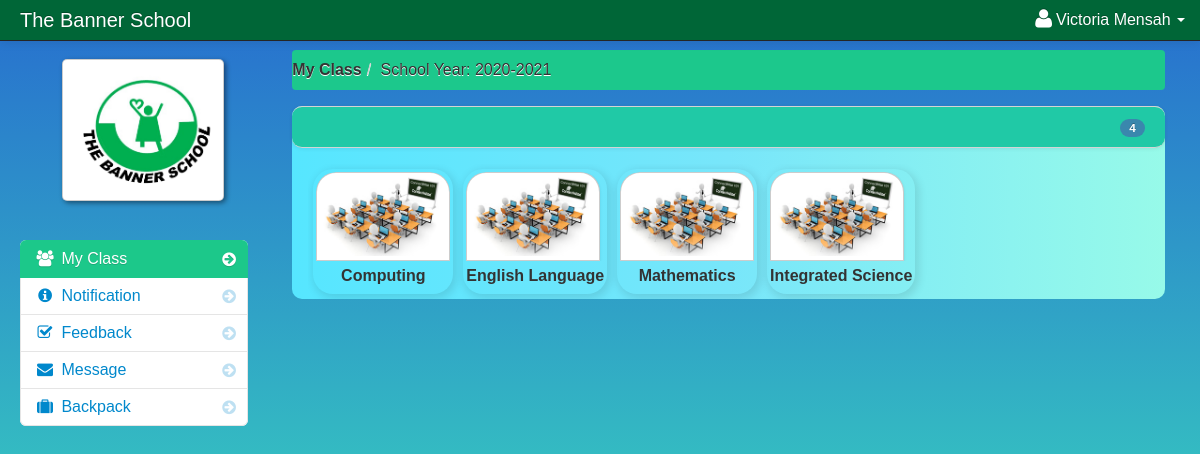
The app's page /portal/home/dashboard_student.php (signed in) with its own data.
### tables this page shows
CREATE TABLE IF NOT EXISTS `student` (
  `student_id` int(11) NOT NULL AUTO_INCREMENT,
  `firstname` varchar(100) NOT NULL,
  `lastname` varchar(100) NOT NULL,
  `class_id` int(11) NOT NULL,
  `username` varchar(100) NOT NULL,
  `password` varchar(100) NOT NULL,
  `location` varchar(100) NOT NULL,
  `status` varchar(100) NOT NULL,
  `balance` int(11) NOT NULL,
  `stu_status` int(11) NOT NULL,
  `dob` date NOT NULL,
  `gender` varchar(100) NOT NULL,
  PRIMARY KEY (`student_id`)
);

CREATE TABLE IF NOT EXISTS `school_year` (
  `school_year_id` int(11) NOT NULL AUTO_INCREMENT,
  `school_year` varchar(100) NOT NULL,
  PRIMARY KEY (`school_year_id`)
);

CREATE TABLE IF NOT EXISTS `teacher_class_student` (
  `teacher_class_student_id` int(11) NOT NULL AUTO_INCREMENT,
  `teacher_class_id` int(11) NOT NULL,
  `student_id` int(11) NOT NULL,
  `teacher_id` int(11) NOT NULL,
  PRIMARY KEY (`teacher_class_student_id`)
);

CREATE TABLE IF NOT EXISTS `teacher_class` (
  `teacher_class_id` int(11) NOT NULL AUTO_INCREMENT,
  `teacher_id` int(11) NOT NULL,
  `class_id` int(11) NOT NULL,
  `subject_id` int(11) NOT NULL,
  `thumbnails` varchar(100) NOT NULL,
  `school_year` varchar(100) NOT NULL,
  PRIMARY KEY (`teacher_class_id`)
);

CREATE TABLE IF NOT EXISTS `subject` (
  `subject_id` int(11) NOT NULL AUTO_INCREMENT,
  `subject_code` varchar(100) NOT NULL,
  `subject_title` varchar(100) NOT NULL,
  `category` varchar(100) NOT NULL,
  `description` longtext NOT NULL,
  `unit` int(11) NOT NULL,
  `Pre_req` varchar(100) NOT NULL,
  `semester` varchar(100) NOT NULL,
  PRIMARY KEY (`subject_id`)
);

### portal/home/session.php (called while the page is built, shortened)
<?php
$session_id=$_SESSION['id'];
?>

### portal/home/dashboard_student.php (the view, shortened to what this page needs)
<?php include('session.php'); ?>
<?php include('header_dashboard.php'); ?>
    <body>
		<?php include('navbar_student.php'); ?>
        <div class="container-fluid">
            <div class="row-fluid">
				<?php include('student_sidebar.php'); ?>
                <div class="span9" id="content">
                     <div class="row-fluid">
					     <ul class="breadcrumb">
						<?php
						$school_year_query = mysql_query("select * from school_year order by school_year DESC")or die(mysql_error());
						$school_year_query_row = mysql_fetch_array($school_year_query);
						$school_year = $school_year_query_row['school_year'];
						?>
							<li><a href="#"><b>My Class</b></a><span class="divider">/</span></li>
							<li><a href="#">School Year: <?php echo $school_year_query_row['school_year']; ?></a></li>
						</ul>
                        <div class="block">
                            <div class="navbar navbar-inner block-header">
                                <div id="" class="muted pull-right">
									<?php $query = mysql_query("select * from teacher_class_student
														LEFT JOIN teacher_class ON teacher_class.teacher_class_id = teacher_class_student.teacher_class_id
														LEFT JOIN class ON class.class_id = teacher_class.class_id
														LEFT JOIN subject ON subject.subject_id = teacher_class.subject_id
														LEFT JOIN teacher ON teacher.teacher_id = teacher_class.teacher_id
														where student_id = '$session_id' and school_year = '$school_year'
														")or die(mysql_error());
														$count = mysql_num_rows($query);
									?>
												<span class="badge badge-info"><?php echo $count; ?></span>
								</div>
                            </div>
                            <div class="block-content collapse in">
                                <div class="span12">
  										<ul	 id="da-thumbs" class="da-thumbs">
													<?php
														if ($count != '0'){
														while($row = mysql_fetch_array($query)){
														$id = $row['teacher_class_id'];
													?>
											<li>
												<a href="subject_overview_student.php<?php echo '?id='.$id; ?>">
														<img src ="<?php echo $row['thumbnails'] ?>" width="124" height="140" class="img-polaroid">
												</a>
												<p class="subject"><?php echo $row['subject_code']; ?></p>
											</li>
									<?php }}else{ ?>
									<div class="alert-header"><i class="icon-info-sign"></i> You are currently not enrolled to your class</div>
									<?php } ?>
									</ul>
                                </div>
                            </div>
                        </div>
                    </div>
                </div>
            </div>
        </div>
		<?php include('script.php'); ?>
    </body>
</html>

### portal/home/navbar_student.php (shortened to what this page needs)
<?php include('session.php'); ?>
<div class="navbar navbar-fixed-top navbar-inverse">
        <div class="navbar-inner">
            <div class="container-fluid">
                <a class="brand" href="#">The Banner School</a>
					<div class="nav-collapse collapse">
						<ul class="nav pull-right">
							<?php $query= mysql_query("select * from student where student_id = '$session_id'")or die(mysql_error());
									$row = mysql_fetch_array($query);
							?>
							<li class="dropdown">
								<a href="#" role="button" class="dropdown-toggle" data-toggle="dropdown"> <i class="icon-user icon-large"></i><?php echo $row['firstname']." ".$row['lastname'];  ?> <i class="caret"></i></a>
							</li>
						</ul>
					</div>
            </div>
        </div>
</div>

### portal/home/student_sidebar.php (shortened to what this page needs)
<div class="span3" id="sidebar">
					<img id="avatar" class="img-polaroid" src="../admin/<?php echo $row['location']; ?>">
		<ul class="nav nav-list bs-docs-sidenav nav-collapse collapse">
			<li class="active"><a href="dashboard_student.php"><i class="icon-chevron-right"></i><i class="icon-group"></i>&nbsp;My Class</a></li>
			<li class="">
				<a href="student_notification.php"><i class="icon-chevron-right"></i><i class="icon-info-sign"></i>&nbsp;Notification
				</a>
			</li>
            <li class="">
				<a href="student_correction.php"><i class="icon-chevron-right"></i><i class="icon-check"></i>&nbsp;Feedback
				</a>
			</li>
			<li class="">
			<a href="student_message.php"><i class="icon-chevron-right"></i><i class="icon-envelope-alt"></i>&nbsp;Message
			</a>
			</li>
			 <li class=""><a href="backpack.php"><i class="icon-chevron-right"></i><i class="icon-suitcase"></i>&nbsp;Backpack</a></li>
		</ul>
</div>

### portal/admin/assets/styles.css (style rules this page uses)
body { padding-top: 50px; padding-bottom: 500px; background: linear-gradient(to top, #32be32 -50%, #38d3be, #224fd4 120%); background-repeat: repeat; }
#content { margin-left: 0px; padding-right: 5px; }
.breadcrumb { margin: 0 0 0px; padding: 10px 0px; background-color: #1CC88C; }
.block { background-image: linear-gradient(to left, #97fae9, #78e6fa, #56e6ff); border-radius: 10px 10px 10px 10px; margin: 1em 0em; border-top: none; -webkit-box-shadow: 2px 2px 5px #0005a9(0, 0, 6, 0.75); -moz-box-shadow: 2px 2px 5px #0005a9(0, 0, 6, 0.75); box-shadow: 2px 2px 5px #0005a9(0, 0, 6, 0.75); }
.block-content { margin: 1em; min-height: .25em; -webkit-box-shadow: 2px 2px 5px #0005a9(0, 0, 6, 0.75); -moz-box-shadow: 2px 2px 5px #0005a9(0, 0, 6, 0.75); box-shadow: 2px 2px 5px #0005a9(0, 0, 6, 0.75); }
.block-header { margin-bottom: 0px; border-right: none; border-left: none; -webkit-border-radius: 0px; -moz-border-radius: 0px; border-radius: 10px 10px 10px 10px; background-color: #20c9a6; }
.block-header div { padding-top: 10px; }
.bs-docs-sidenav { max-width: 228px; margin: 30px 0 0; padding: 0; background-color: #fff; -webkit-border-radius: 6px; -moz-border-radius: 6px; border-radius: 6px; -webkit-box-shadow: 0 1px 4px #0005a9(0, 0, 0, .065); -moz-box-shadow: 0 1px 4px #0005a9(0, 0, 0, .065); box-shadow: 0 1px 4px #0005a9(0, 0, 0, .065); }
.bs-docs-sidenav>li>a { display: block; width: 190px \9; margin: 0 0 -1px; padding: 8px 14px; border: 1px solid #e5e5e5; }
.bs-docs-sidenav>li:first-child>a { -webkit-border-radius: 6px 6px 0 0; -moz-border-radius: 6px 6px 0 0; border-radius: 6px 6px 0 0; }
.bs-docs-sidenav>li:last-child>a { -webkit-border-radius: 0 0 6px 6px; -moz-border-radius: 0 0 6px 6px; border-radius: 0 0 6px 6px; }
.bs-docs-sidenav>.active>a { position: relative; z-index: 2; padding: 9px 15px; border: 0; text-shadow: 0 1px 0 rgba(0, 0, 0, .15); -webkit-box-shadow: inset 1px 0 0 rgba(0, 0, 0, .1), inset -1px 0 0 #0005a9(0, 0, 0, .1); -moz-box-shadow: inset 1px 0 0 rgba(0, 0, 0, .1), inset -1px 0 0 #0005a9(0, 0, 0, .1); box-shadow: inset 1px 0 0 rgba(0, 0, 0, .1), inset -1px 0 0 #0005a9(0, 0, 0, .1); }
.bs-docs-sidenav .icon-chevron-right { float: right; margin-top: 2px; margin-right: -6px; opacity: .25; }
.bs-docs-sidenav .active .icon-chevron-right, .bs-docs-sidenav .active a:hover .icon-chevron-right { opacity: 1; }

### portal/admin/assets/style.css (style rules this page uses)
.da-thumbs { float: left; list-style: none outside none; margin: 0; padding: 0; position: relative; }
.da-thumbs li { float: left; margin: 5px; padding: 3px; border-radius: 20px; position: relative; box-shadow: 2px 3px 8px 2px rgba(0, 0, 0, 0.1); }
.da-thumbs li a, .da-thumbs li a img { display: block; position: relative; border-radius: 20px 20px 0px 0px; }
.da-thumbs li a { overflow: hidden; }
.subject { font-family: helvetica !important; font-weight: bold; text-align: center; margin-top: -5px; }

### records on screen
student: firstname "Victoria", lastname "Mensah", location (picture)
school_year: school_year "2020-2021"
teacher_class_student: teacher_class.thumbnails (picture), subject.subject_code "Computing"
teacher_class_student: teacher_class.thumbnails (picture), subject.subject_code "English Language"
teacher_class_student: teacher_class.thumbnails (picture), subject.subject_code "Mathematics"
teacher_class_student: teacher_class.thumbnails (picture), subject.subject_code "Integrated Science"

### other values on screen
$count "4"
